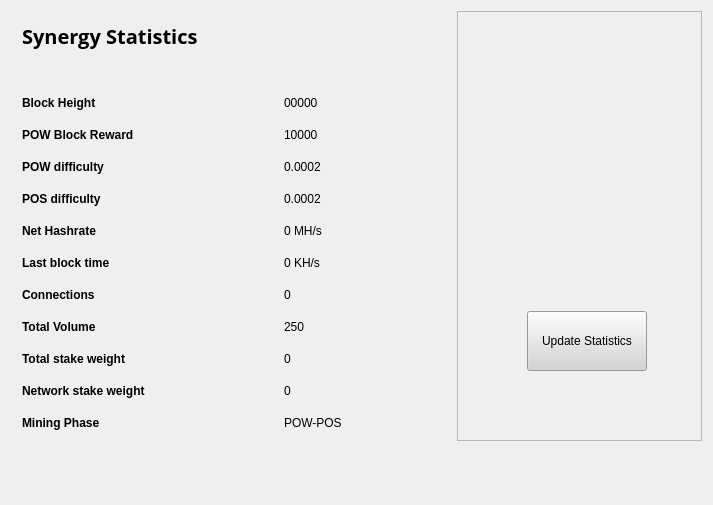
<?xml version="1.0" encoding="UTF-8"?>
<ui version="4.0">
 <class>StatisticsPage</class>
 <widget class="QWidget" name="StatisticsPage">
  <property name="windowModality">
   <enum>Qt::NonModal</enum>
  </property>
  <property name="geometry">
   <rect>
    <x>0</x>
    <y>0</y>
    <width>713</width>
    <height>505</height>
   </rect>
  </property>
  <property name="windowTitle">
   <string>Digging</string>
  </property>
  <property name="styleSheet">
   <string notr="true">color:#000000;
font-family:'Open Sans,sans-serif';</string>
  </property>
  <layout class="QGridLayout" name="gridLayout">
   <property name="sizeConstraint">
    <enum>QLayout::SetMaximumSize</enum>
   </property>
   <item row="0" column="1">
    <widget class="QFrame" name="frame">
     <property name="minimumSize">
      <size>
       <width>213</width>
       <height>0</height>
      </size>
     </property>
     <property name="frameShape">
      <enum>QFrame::StyledPanel</enum>
     </property>
     <property name="frameShadow">
      <enum>QFrame::Raised</enum>
     </property>
     <widget class="QPushButton" name="startButton">
      <property name="geometry">
       <rect>
        <x>70</x>
        <y>300</y>
        <width>120</width>
        <height>60</height>
       </rect>
      </property>
      <property name="sizePolicy">
       <sizepolicy hsizetype="Fixed" vsizetype="Fixed">
        <horstretch>0</horstretch>
        <verstretch>0</verstretch>
       </sizepolicy>
      </property>
      <property name="minimumSize">
       <size>
        <width>120</width>
        <height>60</height>
       </size>
      </property>
      <property name="styleSheet">
       <string notr="true">background:lightgrey;</string>
      </property>
      <property name="text">
       <string>Update Statistics</string>
      </property>
     </widget>
     <widget class="QLabel" name="label">
      <property name="geometry">
       <rect>
        <x>0</x>
        <y>30</y>
        <width>251</width>
        <height>251</height>
       </rect>
      </property>
      <property name="text">
       <string>&lt;!DOCTYPE HTML PUBLIC &quot;-//W3C//DTD HTML 4.0//EN&quot; &quot;http://www.w3.org/TR/REC-html40/strict.dtd&quot;&gt;
&lt;html&gt;&lt;head&gt;&lt;meta name=&quot;qrichtext&quot; content=&quot;1&quot; /&gt;&lt;style type=&quot;text/css&quot;&gt;
p, li { white-space: pre-wrap; }
&lt;/style&gt;&lt;/head&gt;&lt;body style=&quot; font-family:'Open Sans,sans-serif'; font-size:8pt; font-weight:400; font-style:normal;&quot;&gt;
&lt;p align=&quot;center&quot; style=&quot; margin-top:0px; margin-bottom:0px; margin-left:0px; margin-right:0px; -qt-block-indent:0; text-indent:0px;&quot;&gt;&lt;img src=&quot;:/images/Wallet_Logo&quot; /&gt;&lt;/p&gt;&lt;/body&gt;&lt;/html&gt;</string>
      </property>
     </widget>
    </widget>
   </item>
   <item row="0" column="0">
    <widget class="QFrame" name="gridFrame_2">
     <property name="maximumSize">
      <size>
       <width>440</width>
       <height>16777215</height>
      </size>
     </property>
     <layout class="QGridLayout" name="gridLayout_4">
      <item row="3" column="0">
       <layout class="QFormLayout" name="formLayout_2">
        <property name="fieldGrowthPolicy">
         <enum>QFormLayout::FieldsStayAtSizeHint</enum>
        </property>
        <property name="horizontalSpacing">
         <number>139</number>
        </property>
        <property name="verticalSpacing">
         <number>18</number>
        </property>
        <property name="rightMargin">
         <number>0</number>
        </property>
        <item row="1" column="0">
         <widget class="QLabel" name="label_14">
          <property name="text">
           <string>&lt;html&gt;&lt;head/&gt;&lt;body&gt;&lt;p&gt;&lt;span style=&quot; font-weight:600;&quot;&gt;Block Height&lt;/span&gt;&lt;/p&gt;&lt;/body&gt;&lt;/html&gt;</string>
          </property>
         </widget>
        </item>
        <item row="1" column="1">
         <widget class="QLabel" name="heightBox">
          <property name="text">
           <string>00000</string>
          </property>
         </widget>
        </item>
        <item row="2" column="0">
         <widget class="QLabel" name="label_12">
          <property name="text">
           <string>&lt;html&gt;&lt;head/&gt;&lt;body&gt;&lt;p&gt;&lt;span style=&quot; font-weight:600;&quot;&gt;POW Block Reward&lt;/span&gt;&lt;/p&gt;&lt;/body&gt;&lt;/html&gt;</string>
          </property>
         </widget>
        </item>
        <item row="2" column="1">
         <widget class="QLabel" name="rewardBox">
          <property name="text">
           <string>10000</string>
          </property>
         </widget>
        </item>
        <item row="3" column="0">
         <widget class="QLabel" name="label_13">
          <property name="text">
           <string>&lt;html&gt;&lt;head/&gt;&lt;body&gt;&lt;p&gt;&lt;span style=&quot; font-weight:600;&quot;&gt;POW difficulty&lt;/span&gt;&lt;/p&gt;&lt;/body&gt;&lt;/html&gt;</string>
          </property>
         </widget>
        </item>
        <item row="3" column="1">
         <widget class="QLabel" name="diffBox">
          <property name="text">
           <string>0.0002</string>
          </property>
         </widget>
        </item>
        <item row="4" column="0">
         <widget class="QLabel" name="label_9">
          <property name="text">
           <string>&lt;html&gt;&lt;head/&gt;&lt;body&gt;&lt;p&gt;&lt;span style=&quot; font-weight:600;&quot;&gt;POS difficulty&lt;/span&gt;&lt;/p&gt;&lt;/body&gt;&lt;/html&gt;</string>
          </property>
         </widget>
        </item>
        <item row="4" column="1">
         <widget class="QLabel" name="diffBox2">
          <property name="text">
           <string>0.0002</string>
          </property>
         </widget>
        </item>
        <item row="5" column="1">
         <widget class="QLabel" name="pawrateBox">
          <property name="text">
           <string>0 MH/s</string>
          </property>
         </widget>
        </item>
        <item row="6" column="0">
         <widget class="QLabel" name="label3_2">
          <property name="sizePolicy">
           <sizepolicy hsizetype="Preferred" vsizetype="Maximum">
            <horstretch>0</horstretch>
            <verstretch>0</verstretch>
           </sizepolicy>
          </property>
          <property name="text">
           <string>&lt;html&gt;&lt;head/&gt;&lt;body&gt;&lt;p&gt;&lt;span style=&quot; font-weight:600;&quot;&gt;Last block time&lt;/span&gt;&lt;/p&gt;&lt;/body&gt;&lt;/html&gt;</string>
          </property>
         </widget>
        </item>
        <item row="6" column="1">
         <widget class="QLabel" name="localBox">
          <property name="text">
           <string>0 KH/s</string>
          </property>
         </widget>
        </item>
        <item row="7" column="0">
         <widget class="QLabel" name="label1_2">
          <property name="text">
           <string>&lt;html&gt;&lt;head/&gt;&lt;body&gt;&lt;p&gt;&lt;span style=&quot; font-weight:600;&quot;&gt;Connections&lt;/span&gt;&lt;/p&gt;&lt;/body&gt;&lt;/html&gt;</string>
          </property>
         </widget>
        </item>
        <item row="7" column="1">
         <widget class="QLabel" name="connectionBox">
          <property name="text">
           <string>0</string>
          </property>
         </widget>
        </item>
        <item row="8" column="0">
         <widget class="QLabel" name="label_8">
          <property name="text">
           <string>&lt;html&gt;&lt;head/&gt;&lt;body&gt;&lt;p&gt;&lt;span style=&quot; font-weight:600;&quot;&gt;Total Volume&lt;/span&gt;&lt;/p&gt;&lt;/body&gt;&lt;/html&gt;</string>
          </property>
         </widget>
        </item>
        <item row="8" column="1">
         <widget class="QLabel" name="volumeBox">
          <property name="text">
           <string>250</string>
          </property>
         </widget>
        </item>
        <item row="9" column="0">
         <widget class="QLabel" name="label_10">
          <property name="text">
           <string>&lt;html&gt;&lt;head/&gt;&lt;body&gt;&lt;p&gt;&lt;span style=&quot; font-weight:600;&quot;&gt;Total stake weight&lt;/span&gt;&lt;/p&gt;&lt;/body&gt;&lt;/html&gt;</string>
          </property>
         </widget>
        </item>
        <item row="9" column="1">
         <widget class="QLabel" name="minBox">
          <property name="text">
           <string>0</string>
          </property>
         </widget>
        </item>
        <item row="10" column="0">
         <widget class="QLabel" name="label_11">
          <property name="text">
           <string>&lt;html&gt;&lt;head/&gt;&lt;body&gt;&lt;p&gt;&lt;span style=&quot; font-weight:600;&quot;&gt;Network stake weight&lt;/span&gt;&lt;/p&gt;&lt;/body&gt;&lt;/html&gt;</string>
          </property>
         </widget>
        </item>
        <item row="10" column="1">
         <widget class="QLabel" name="maxBox">
          <property name="text">
           <string>0</string>
          </property>
         </widget>
        </item>
        <item row="11" column="0">
         <widget class="QLabel" name="label_15">
          <property name="text">
           <string>&lt;html&gt;&lt;head/&gt;&lt;body&gt;&lt;p&gt;&lt;span style=&quot; font-weight:600;&quot;&gt;Mining Phase&lt;/span&gt;&lt;/p&gt;&lt;/body&gt;&lt;/html&gt;</string>
          </property>
         </widget>
        </item>
        <item row="11" column="1">
         <widget class="QLabel" name="cBox">
          <property name="text">
           <string>POW-POS</string>
          </property>
         </widget>
        </item>
        <item row="5" column="0">
         <widget class="QLabel" name="label_16">
          <property name="text">
           <string>&lt;html&gt;&lt;head/&gt;&lt;body&gt;&lt;p&gt;&lt;span style=&quot; font-weight:600;&quot;&gt;Net Hashrate&lt;/span&gt;&lt;/p&gt;&lt;/body&gt;&lt;/html&gt;</string>
          </property>
         </widget>
        </item>
       </layout>
      </item>
      <item row="1" column="0">
       <layout class="QHBoxLayout" name="horizontalLayout_4">
        <property name="spacing">
         <number>7</number>
        </property>
        <item>
         <widget class="QLabel" name="label_5">
          <property name="font">
           <font>
            <family>Open Sans,sans-serif</family>
           </font>
          </property>
          <property name="text">
           <string>&lt;html&gt;&lt;head/&gt;&lt;body&gt;&lt;p&gt;&lt;span style=&quot; font-size:20px; font-weight:600; color:#000000;&quot;&gt;Synergy Statistics&lt;/span&gt;&lt;/p&gt;&lt;/body&gt;&lt;/html&gt;</string>
          </property>
         </widget>
        </item>
        <item>
         <spacer name="horizontalSpacer_2">
          <property name="orientation">
           <enum>Qt::Horizontal</enum>
          </property>
          <property name="sizeHint" stdset="0">
           <size>
            <width>40</width>
            <height>20</height>
           </size>
          </property>
         </spacer>
        </item>
       </layout>
      </item>
      <item row="2" column="0">
       <spacer name="verticalSpacer_2">
        <property name="orientation">
         <enum>Qt::Vertical</enum>
        </property>
        <property name="sizeHint" stdset="0">
         <size>
          <width>20</width>
          <height>40</height>
         </size>
        </property>
       </spacer>
      </item>
     </layout>
    </widget>
   </item>
   <item row="1" column="0">
    <spacer name="verticalSpacer">
     <property name="orientation">
      <enum>Qt::Vertical</enum>
     </property>
     <property name="sizeHint" stdset="0">
      <size>
       <width>20</width>
       <height>40</height>
      </size>
     </property>
    </spacer>
   </item>
  </layout>
 </widget>
 <layoutdefault spacing="6" margin="11"/>
 <resources/>
 <connections/>
</ui>
